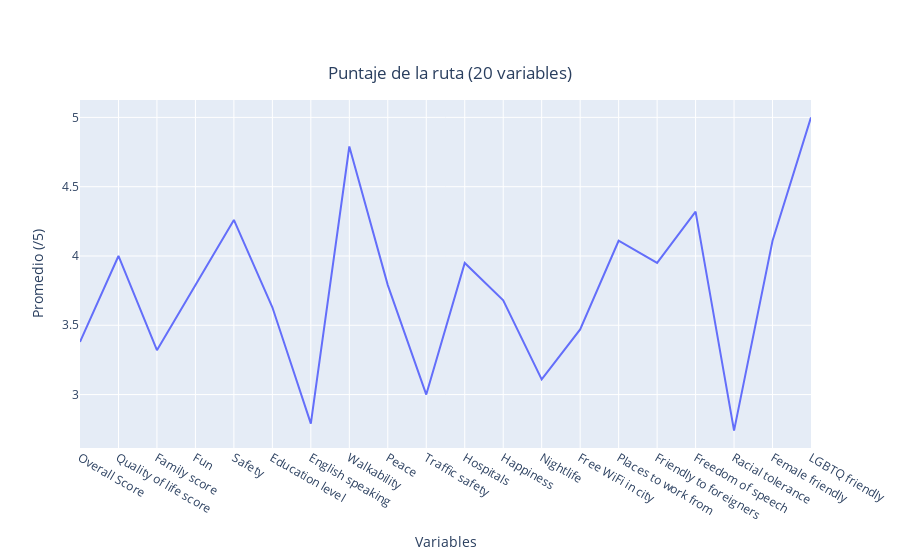

The cell this chart's notebook holds for it:
### Code cell
extra_graph(ruta)

### Figure 1 — Plotly figure (JSON) as saved in the notebook; plotly's stock layout.template omitted (floating-point values rounded to 4 significant figures)
{"data": [{"type": "scatter", "x": ["Overall Score", "Quality of life score", "Family score", "Fun", "Safety", "Education level", "English speaking", "Walkability", "Peace", "Traffic safety", "Hospitals", "Happiness", "Nightlife", "Free WiFi in city", "Places to work from", "Friendly to foreigners", "Freedom of speech", "Racial tolerance", "Female friendly", "LGBTQ friendly"], "y": [3.38, 4, 3.32, 3.79, 4.26, 3.63, 2.79, 4.79, 3.79, 3, 3.95, 3.68, 3.11, 3.47, 4.11, 3.95, 4.32, 2.74, 4.11, 5]}], "layout": {"title": {"text": "Puntaje de la ruta (20 variables)", "x": 0.5, "xanchor": "center", "y": 0.88, "yanchor": "top"}, "xaxis": {"title": {"text": "Variables"}}, "yaxis": {"title": {"text": "Promedio (/5)"}}}}
